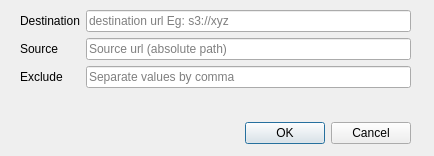
<?xml version="1.0" encoding="UTF-8"?>
<ui version="4.0">
 <class>SyncwithS3</class>
 <widget class="QDialog" name="SyncwithS3">
  <property name="geometry">
   <rect>
    <x>0</x>
    <y>0</y>
    <width>434</width>
    <height>156</height>
   </rect>
  </property>
  <property name="windowTitle">
   <string>Sync with S3</string>
  </property>
  <widget class="QWidget" name="formLayoutWidget">
   <property name="geometry">
    <rect>
     <x>20</x>
     <y>10</y>
     <width>391</width>
     <height>104</height>
    </rect>
   </property>
   <layout class="QFormLayout" name="formLayout">
    <property name="fieldGrowthPolicy">
     <enum>QFormLayout::AllNonFixedFieldsGrow</enum>
    </property>
    <item row="0" column="0">
     <widget class="QLabel" name="dest_label">
      <property name="text">
       <string>Destination</string>
      </property>
     </widget>
    </item>
    <item row="0" column="1">
     <widget class="QLineEdit" name="dest">
      <property name="placeholderText">
       <string>destination url Eg: s3://xyz</string>
      </property>
     </widget>
    </item>
    <item row="1" column="1">
     <widget class="QLineEdit" name="source">
      <property name="placeholderText">
       <string>Source url (absolute path)</string>
      </property>
     </widget>
    </item>
    <item row="2" column="0">
     <widget class="QLabel" name="exclude_label">
      <property name="text">
       <string>Exclude</string>
      </property>
     </widget>
    </item>
    <item row="2" column="1">
     <widget class="QLineEdit" name="exclude">
      <property name="placeholderText">
       <string>Separate values by comma</string>
      </property>
     </widget>
    </item>
    <item row="1" column="0">
     <widget class="QLabel" name="source_label">
      <property name="text">
       <string>Source</string>
      </property>
     </widget>
    </item>
   </layout>
  </widget>
  <widget class="QDialogButtonBox" name="buttonBox">
   <property name="geometry">
    <rect>
     <x>120</x>
     <y>120</y>
     <width>291</width>
     <height>27</height>
    </rect>
   </property>
   <property name="orientation">
    <enum>Qt::Horizontal</enum>
   </property>
   <property name="standardButtons">
    <set>QDialogButtonBox::Cancel|QDialogButtonBox::Ok</set>
   </property>
  </widget>
 </widget>
 <resources/>
 <connections>
  <connection>
   <sender>buttonBox</sender>
   <signal>accepted()</signal>
   <receiver>SyncwithS3</receiver>
   <slot>accept()</slot>
   <hints>
    <hint type="sourcelabel">
     <x>248</x>
     <y>254</y>
    </hint>
    <hint type="destinationlabel">
     <x>157</x>
     <y>274</y>
    </hint>
   </hints>
  </connection>
  <connection>
   <sender>buttonBox</sender>
   <signal>rejected()</signal>
   <receiver>SyncwithS3</receiver>
   <slot>reject()</slot>
   <hints>
    <hint type="sourcelabel">
     <x>316</x>
     <y>260</y>
    </hint>
    <hint type="destinationlabel">
     <x>286</x>
     <y>274</y>
    </hint>
   </hints>
  </connection>
 </connections>
</ui>
